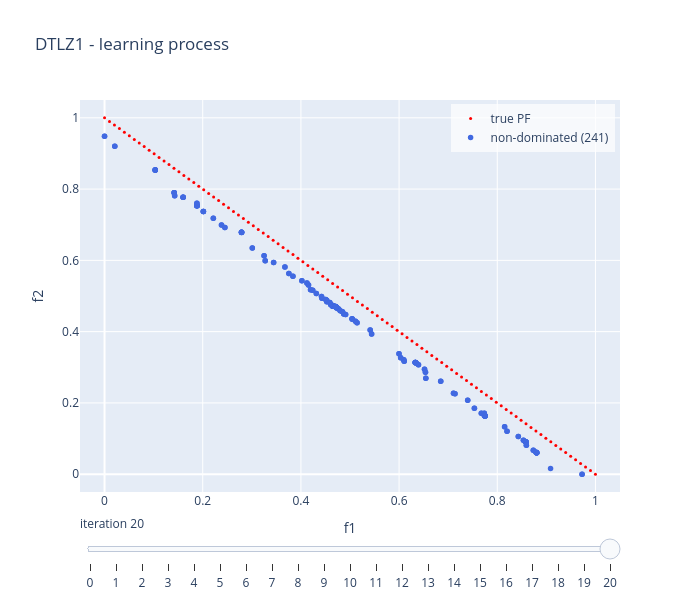

The notebook cell saved with this chart:
### Code cell
choquet_model.visualise("learning", show = False)

### Figure 1 — Plotly figure (JSON) as saved in the notebook; plotly's stock layout.template omitted (floating-point values rounded to 4 significant figures; data arrays with more than 128 entries replaced by an {"elided": "..."} marker saying what was removed)
{"data": [{"marker": {"color": "red", "size": 3}, "mode": "markers", "name": "true PF", "type": "scatter", "x": [0.0, 0.0101, 0.0202, 0.0303, 0.0404, 0.05051, 0.06061, 0.07071, 0.08081, 0.09091, 0.101, 0.1111, 0.1212, 0.1313, 0.1414, 0.1515, 0.1616, 0.1717, 0.1818, 0.1919, 0.202, 0.2121, 0.2222, 0.2323, 0.2424, 0.2525, 0.2626, 0.2727, 0.2828, 0.2929, 0.303, 0.3131, 0.3232, 0.3333, 0.3434, 0.3535, 0.3636, 0.3737, 0.3838, 0.3939, 0.404, 0.4141, 0.4242, 0.4343, 0.4444, 0.4545, 0.4646, 0.4747, 0.4848, 0.4949, 0.5051, 0.5152, 0.5253, 0.5354, 0.5455, 0.5556, 0.5657, 0.5758, 0.5859, 0.596, 0.6061, 0.6162, 0.6263, 0.6364, 0.6465, 0.6566, 0.6667, 0.6768, 0.6869, 0.697, 0.7071, 0.7172, 0.7273, 0.7374, 0.7475, 0.7576, 0.7677, 0.7778, 0.7879, 0.798, 0.8081, 0.8182, 0.8283, 0.8384, 0.8485, 0.8586, 0.8687, 0.8788, 0.8889, 0.899, 0.9091, 0.9192, 0.9293, 0.9394, 0.9495, 0.9596, 0.9697, 0.9798, 0.9899, 1.0], "y": [1.0, 0.9899, 0.9798, 0.9697, 0.9596, 0.9495, 0.9394, 0.9293, 0.9192, 0.9091, 0.899, 0.8889, 0.8788, 0.8687, 0.8586, 0.8485, 0.8384, 0.8283, 0.8182, 0.8081, 0.798, 0.7879, 0.7778, 0.7677, 0.7576, 0.7475, 0.7374, 0.7273, 0.7172, 0.7071, 0.697, 0.6869, 0.6768, 0.6667, 0.6566, 0.6465, 0.6364, 0.6263, 0.6162, 0.6061, 0.596, 0.5859, 0.5758, 0.5657, 0.5556, 0.5455, 0.5354, 0.5253, 0.5152, 0.5051, 0.4949, 0.4848, 0.4747, 0.4646, 0.4545, 0.4444, 0.4343, 0.4242, 0.4141, 0.404, 0.3939, 0.3838, 0.3737, 0.3636, 0.3535, 0.3434, 0.3333, 0.3232, 0.3131, 0.303, 0.2929, 0.2828, 0.2727, 0.2626, 0.2525, 0.2424, 0.2323, 0.2222, 0.2121, 0.202, 0.1919, 0.1818, 0.1717, 0.1616, 0.1515, 0.1414, 0.1313, 0.1212, 0.1111, 0.101, 0.09091, 0.08081, 0.07071, 0.06061, 0.05051, 0.0404, 0.0303, 0.0202, 0.0101, 0.0]}, {"marker": {"color": "royalblue", "size": 5.5}, "mode": "markers", "name": "non-dominated (241)", "type": "scatter", "x": {"elided": "241 float values"}, "y": {"elided": "241 float values"}}], "layout": {"height": 600, "legend": {"bgcolor": "rgba(255,255,255,0.7)", "x": 0.99, "xanchor": "right", "y": 0.99, "yanchor": "top"}, "showlegend": true, "sliders": [{"active": 20, "currentvalue": {"prefix": "iteration "}, "steps": [{"args": [["0"], {"frame": {"redraw": true}, "mode": "immediate"}], "label": "0", "method": "animate"}, {"args": [["1"], {"frame": {"redraw": true}, "mode": "immediate"}], "label": "1", "method": "animate"}, {"args": [["2"], {"frame": {"redraw": true}, "mode": "immediate"}], "label": "2", "method": "animate"}, {"args": [["3"], {"frame": {"redraw": true}, "mode": "immediate"}], "label": "3", "method": "animate"}, {"args": [["4"], {"frame": {"redraw": true}, "mode": "immediate"}], "label": "4", "method": "animate"}, {"args": [["5"], {"frame": {"redraw": true}, "mode": "immediate"}], "label": "5", "method": "animate"}, {"args": [["6"], {"frame": {"redraw": true}, "mode": "immediate"}], "label": "6", "method": "animate"}, {"args": [["7"], {"frame": {"redraw": true}, "mode": "immediate"}], "label": "7", "method": "animate"}, {"args": [["8"], {"frame": {"redraw": true}, "mode": "immediate"}], "label": "8", "method": "animate"}, {"args": [["9"], {"frame": {"redraw": true}, "mode": "immediate"}], "label": "9", "method": "animate"}, {"args": [["10"], {"frame": {"redraw": true}, "mode": "immediate"}], "label": "10", "method": "animate"}, {"args": [["11"], {"frame": {"redraw": true}, "mode": "immediate"}], "label": "11", "method": "animate"}, {"args": [["12"], {"frame": {"redraw": true}, "mode": "immediate"}], "label": "12", "method": "animate"}, {"args": [["13"], {"frame": {"redraw": true}, "mode": "immediate"}], "label": "13", "method": "animate"}, {"args": [["14"], {"frame": {"redraw": true}, "mode": "immediate"}], "label": "14", "method": "animate"}, {"args": [["15"], {"frame": {"redraw": true}, "mode": "immediate"}], "label": "15", "method": "animate"}, {"args": [["16"], {"frame": {"redraw": true}, "mode": "immediate"}], "label": "16", "method": "animate"}, {"args": [["17"], {"frame": {"redraw": true}, "mode": "immediate"}], "label": "17", "method": "animate"}, {"args": [["18"], {"frame": {"redraw": true}, "mode": "immediate"}], "label": "18", "method": "animate"}, {"args": [["19"], {"frame": {"redraw": true}, "mode": "immediate"}], "label": "19", "method": "animate"}, {"args": [["20"], {"frame": {"redraw": true}, "mode": "immediate"}], "label": "20", "method": "animate"}]}], "title": {"text": "DTLZ1 - learning process"}, "width": 700, "xaxis": {"range": [-0.05, 1.05], "title": {"text": "f1"}}, "yaxis": {"range": [-0.05, 1.05], "title": {"text": "f2"}}}}
